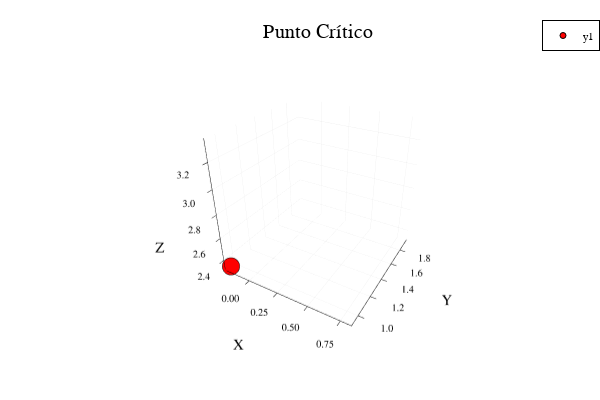

The code cell stored with this chart in its notebook:
### Markdown cell above
<hr>

## Paso 4: Resolución de Ecuaciones

### Code cell
using PyCall
using LinearAlgebra
using SymPy
using DataFrames
using CSV
using Plots

#defino las incognitas
@syms x1 x2 x3

#creo el vector con las incognitas
v = [x1, x2, x3]

# Lee el archivo CSV
df = CSV.read("Puntos_3.csv", DataFrame)

# Selecciona las filas 2, 3, y 4
matriz1 = df[1:3, :]
b = Vector(df[4, :])
# Convierte las filas seleccionadas en una matriz
A = Matrix(matriz1)
Af = SymPy.Matrix(A)

b = reshape(b, length(b), 1)
bf = SymPy.Matrix(b)

#para mostrar como seria la funcion
res = Af*v




#se imprime con display para que se vea mejor
display(Af)
display(bf)
display(res)

# Se utiliza la función solve de SymPy para resolver el sistema de ecuaciones
solucion = solve(Af * v - bf, v)
#muestro la solucion
display(solucion)

plotly()
valx1 = float(solucion[x1])
valx2 = float(solucion[x2])
valx3 = float(solucion[x3])
# Coordenadas de los puntos críticos (ejemplo genérico, ajustar según sea necesario)
ptsx = [valx1]
ptsy = [valx2]
ptsz = [valx3]

# Crear un gráfico 3D de los puntos críticos
grafico = scatter(ptsx, ptsy, ptsz, title="Punto Crítico ", xlabel="X", ylabel="Y", zlabel="Z", markersize=3, color=:red)


# Mostrar el gráfico
display(grafico)

### Figure 1 — Plotly figure (JSON) as saved in the notebook; plotly's stock layout.template omitted (floating-point values rounded to 4 significant figures)
{"data": [{"colorbar": {"len": 0.8657, "title": "", "x": 0.9934, "y": 0.5087}, "legendgroup": "y1", "marker": {"color": "rgba(255, 0, 0, 1.000)", "line": {"color": "rgba(0, 0, 0, 1.000)", "width": 1}, "size": 6, "symbol": "circle"}, "mode": "markers", "name": "y1", "scene": "scene", "showlegend": true, "type": "scatter3d", "x": [-0.2], "xaxis": "x", "y": [0.9333], "yaxis": "y", "z": [2.333], "zaxis": "z"}], "layout": {"annotations": [{"font": {"color": "rgba(0, 0, 0, 1.000)", "family": "sans-serif", "size": 20}, "rotation": 0, "showarrow": false, "text": "Punto Crítico ", "x": 0.535, "xanchor": "center", "xref": "paper", "y": 1, "yanchor": "top", "yref": "paper"}], "height": 400, "legend": {"bgcolor": "rgba(255, 255, 255, 1.000)", "bordercolor": "rgba(0, 0, 0, 1.000)", "borderwidth": 1, "font": {"color": "rgba(0, 0, 0, 1.000)", "family": "sans-serif", "size": 11}, "title": {"font": {"color": "rgba(0, 0, 0, 1.000)", "family": "sans-serif", "size": 15}, "text": ""}, "tracegroupgap": 0, "traceorder": "normal", "x": 1, "xanchor": "auto", "y": 1, "yanchor": "auto"}, "margin": {"b": 20, "l": 0, "r": 0, "t": 20}, "paper_bgcolor": "rgba(255, 255, 255, 1.000)", "plot_bgcolor": "rgba(255, 255, 255, 1.000)", "scene": {"camera": {"eye": {"x": 1.126, "y": -1.95, "z": 1.3}, "projection": "orthographic"}, "domain": {"x": [0.07647, 0.9934], "y": [0.07581, 0.9415]}, "xaxis": {"gridcolor": "rgba(0, 0, 0, 0.100)", "gridwidth": 0.5, "linecolor": "rgba(0, 0, 0, 1.000)", "mirror": false, "range": [-0.23, 0.83], "showgrid": true, "showline": true, "showticklabels": true, "tickangle": 0, "tickcolor": "rgb(0, 0, 0)", "tickfont": {"color": "rgba(0, 0, 0, 1.000)", "family": "sans-serif", "size": 11}, "tickmode": "array", "ticks": "inside", "ticktext": ["0.00", "0.25", "0.50", "0.75"], "tickvals": [0, 0.25, 0.5, 0.75], "title": "X", "titlefont": {"color": "rgba(0, 0, 0, 1.000)", "family": "sans-serif", "size": 15}, "type": "-", "visible": true, "zeroline": false, "zerolinecolor": "rgba(0, 0, 0, 1.000)"}, "yaxis": {"gridcolor": "rgba(0, 0, 0, 0.100)", "gridwidth": 0.5, "linecolor": "rgba(0, 0, 0, 1.000)", "mirror": false, "range": [0.9033, 1.963], "showgrid": true, "showline": true, "showticklabels": true, "tickangle": 0, "tickcolor": "rgb(0, 0, 0)", "tickfont": {"color": "rgba(0, 0, 0, 1.000)", "family": "sans-serif", "size": 11}, "tickmode": "array", "ticks": "inside", "ticktext": ["1.0", "1.2", "1.4", "1.6", "1.8"], "tickvals": [1, 1.2, 1.4, 1.6, 1.8], "title": "Y", "titlefont": {"color": "rgba(0, 0, 0, 1.000)", "family": "sans-serif", "size": 15}, "type": "-", "visible": true, "zeroline": false, "zerolinecolor": "rgba(0, 0, 0, 1.000)"}, "zaxis": {"gridcolor": "rgba(0, 0, 0, 0.100)", "gridwidth": 0.5, "linecolor": "rgba(0, 0, 0, 1.000)", "mirror": false, "range": [2.303, 3.363], "showgrid": true, "showline": true, "showticklabels": true, "tickangle": 0, "tickcolor": "rgb(0, 0, 0)", "tickfont": {"color": "rgba(0, 0, 0, 1.000)", "family": "sans-serif", "size": 11}, "tickmode": "array", "ticks": "inside", "ticktext": ["2.4", "2.6", "2.8", "3.0", "3.2"], "tickvals": [2.4, 2.6, 2.8, 3, 3.2], "title": "Z", "titlefont": {"color": "rgba(0, 0, 0, 1.000)", "family": "sans-serif", "size": 15}, "type": "-", "visible": true, "zeroline": false, "zerolinecolor": "rgba(0, 0, 0, 1.000)"}}, "showlegend": true, "width": 600}}
